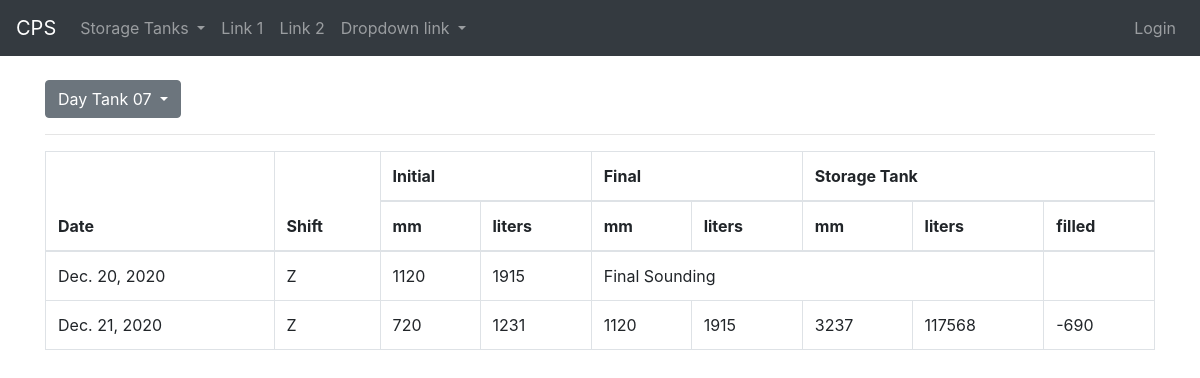
Screenshot of /genset/7/daytank with the database file from the repository.
### cps/models.py (models this page shows)
class DayTankRecord(models.Model):
    class Meta:
        db_table = 'tblDayTankRecords'
    record_date = models.DateField()
    record_time = models.TimeField()
    shift = models.CharField(max_length=1)
    Genset = models.ForeignKey(
        'Genset',
        on_delete=models.CASCADE
    )
    daytank = models.ForeignKey(
        'DayTank',
        on_delete=models.CASCADE
    )
    no = models.IntegerField(db_index=True)
    is_daily_final = models.BooleanField(default=False)
    initial = models.IntegerField()
    final = models.IntegerField(
        default=None,
        blank=True,
        null=True
    )
    storage_tank_record = models.OneToOneField(
        'StorageTankRecord',
        on_delete=models.CASCADE,
        default=None,
        blank=True,
        null=True
    )
    created_at = models.DateTimeField(auto_now_add=True)
    updated_at = models.DateTimeField(auto_now=True)

class StorageTankRecord(models.Model):
    class Meta:
        db_table = 'tblStorageTankRecords'
    record_date = models.DateField()
    record_time = models.TimeField()
    shift = models.CharField(max_length=1)
    storage_tank = models.ForeignKey(
        'StorageTank',
        on_delete=models.CASCADE
    )
    details = models.CharField(max_length=255)
    sounding = models.IntegerField()
    liters = models.IntegerField()
    diff = models.IntegerField()

### cps/views/daytank.py (the view)
# urls.py: path('genset/<int:genset_no>/daytank', views.daytank.view, name='cps.genset.daytank.view'),
def view(request, daytank_id=None, genset_no=None):
    id = daytank_id if daytank_id else\
        Genset.objects.get(no=genset_no).daytank.id if genset_no else None
    records = DayTankRecord.objects.filter(daytank=id)\
        .order_by('record_date', 'record_time')
    no = '{:02d}'.format(DayTank.objects.get(pk=id).genset.no)
    for record in records:
        record.initial_liters = round(record.daytank.multiplier * record.initial)
        record.final_liters = round(record.daytank.multiplier * record.final)\
            if record.final else None
    print(records)
    context = {
        "records": records,
        "no": no
    }
    return render(request, 'daytank/view.html', context)

### cps/templates/daytank/view.html (shortened to what this page needs)
{% extends "_base.html" %}
{% block content %}
<div class="dropdown">
    <button class="btn btn-secondary dropdown-toggle" type="button" id="btn{{ no }}" data-toggle="dropdown" aria-haspopup="true" aria-expanded="false">
        Day Tank {{ no }}
    </button>
</div>
<hr>
<table class="table table-bordered table-hover">
    <thead>
        <tr>
            <th rowspan="2">Date</th>
            <th rowspan="2">Shift</th>
            <th colspan="2">Initial</th>
            <th colspan="2">Final</th>
            <th colspan="3">Storage Tank</th>
        </tr>
        <tr>
            <th scope="col">mm</th>
            <th scope="col">liters</th>
            <th scope="col">mm</th>
            <th scope="col">liters</th>
            <th scope="col">mm</th>
            <th scope="col">liters</th>
            <th scope="col">filled</th>
        </tr>
    </thead>
    <tbody>
        {% for record in records %}
        <tr>
            <td>{{ record.record_date }}</td>
            <td>{{ record.shift }}</td>
            <td>{{ record.initial }}</td>
            <td>{{ record.initial_liters }}</td>
            {% if record.final %}
                <td>{{ record.final }}</td>
                <td>{{ record.final_liters }}</td>
                <td>{{ record.storage_tank_record.sounding }}</td>
                <td>{{ record.storage_tank_record.liters }}</td>
                <td>{{ record.storage_tank_record.diff }}</td>
            {% else %}
                <td colspan="4">Final Sounding</td>
                <td></td>
            {% endif %}
        </tr>
        {% endfor %}
    </tbody>
</table>
{% endblock %}

### public/custom-styles.css (style rules this page uses)
hr { margin-top: 5px; margin-bottom: 5px }

### rows the page displays
DayTankRecord: record_date "Dec. 20, 2020", shift "Z", initial "1120", initial_liters "1915", shows "Final Sounding"
DayTankRecord: record_date "Dec. 21, 2020", shift "Z", initial "720", initial_liters "1231", final "1120", final_liters "1915", storage_tank_record.sounding "3237", storage_tank_record.liters "117568", storage_tank_record.diff "-690"

### other values shown
{{ no }} "07"
